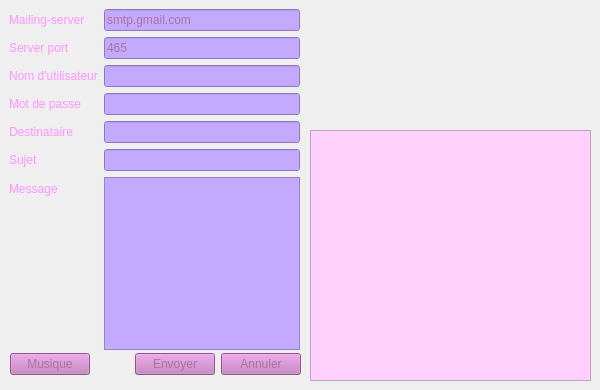
                <widget class="QWidget" name="tab_5">
                 <attribute name="title">
                  <string>Envoyer Mail</string>
                 </attribute>
                 <widget class="QWidget" name="formLayoutWidget">
                  <property name="geometry">
                   <rect>
                    <x>9</x>
                    <y>9</y>
                    <width>291</width>
                    <height>341</height>
                   </rect>
                  </property>
                  <layout class="QFormLayout" name="formLayout_5">
                   <item row="0" column="0">
                    <widget class="QLabel" name="label_88">
                     <property name="styleSheet">
                      <string notr="true">font: 75 14pt &quot;MS Shell Dlg 2&quot;;
color: rgb(255, 148, 255);</string>
                     </property>
                     <property name="text">
                      <string>Mailing-server</string>
                     </property>
                    </widget>
                   </item>
                   <item row="0" column="1">
                    <widget class="QLineEdit" name="server">
                     <property name="styleSheet">
                      <string notr="true">background-color: rgb(196, 170, 255);
font: 75 14pt &quot;MS Shell Dlg 2&quot;;

color: rgb(170, 115, 158);</string>
                     </property>
                     <property name="text">
                      <string>smtp.gmail.com</string>
                     </property>
                    </widget>
                   </item>
                   <item row="1" column="0">
                    <widget class="QLabel" name="label_89">
                     <property name="styleSheet">
                      <string notr="true">font: 75 14pt &quot;MS Shell Dlg 2&quot;;
color: rgb(255, 148, 255);</string>
                     </property>
                     <property name="text">
                      <string>Server port</string>
                     </property>
                    </widget>
                   </item>
                   <item row="1" column="1">
                    <widget class="QLineEdit" name="port">
                     <property name="styleSheet">
                      <string notr="true">background-color: rgb(196, 170, 255);
color: rgb(170, 115, 158);

font: 75 14pt &quot;MS Shell Dlg 2&quot;;
</string>
                     </property>
                     <property name="text">
                      <string>465</string>
                     </property>
                    </widget>
                   </item>
                   <item row="2" column="0">
                    <widget class="QLabel" name="label_90">
                     <property name="styleSheet">
                      <string notr="true">font: 75 14pt &quot;MS Shell Dlg 2&quot;;
color: rgb(255, 148, 255);</string>
                     </property>
                     <property name="text">
                      <string>Nom d'utilisateur</string>
                     </property>
                    </widget>
                   </item>
                   <item row="2" column="1">
                    <widget class="QLineEdit" name="uname">
                     <property name="styleSheet">
                      <string notr="true">font: 75 14pt &quot;MS Shell Dlg 2&quot;;
color: rgb(170, 115, 158);
background-color: rgb(196, 170, 255);</string>
                     </property>
                    </widget>
                   </item>
                   <item row="3" column="0">
                    <widget class="QLabel" name="label_91">
                     <property name="styleSheet">
                      <string notr="true">font: 75 14pt &quot;MS Shell Dlg 2&quot;;
color: rgb(255, 148, 255);
</string>
                     </property>
                     <property name="text">
                      <string>Mot de passe</string>
                     </property>
                    </widget>
                   </item>
                   <item row="3" column="1">
                    <widget class="QLineEdit" name="paswd">
                     <property name="styleSheet">
                      <string notr="true">color: rgb(170, 115, 158);
background-color: rgb(196, 170, 255);

font: 75 14pt &quot;MS Shell Dlg 2&quot;;
</string>
                     </property>
                     <property name="inputMethodHints">
                      <set>Qt::ImhHiddenText|Qt::ImhNoAutoUppercase|Qt::ImhNoPredictiveText|Qt::ImhSensitiveData</set>
                     </property>
                     <property name="inputMask">
                      <string notr="true"/>
                     </property>
                     <property name="echoMode">
                      <enum>QLineEdit::Password</enum>
                     </property>
                    </widget>
                   </item>
                   <item row="4" column="0">
                    <widget class="QLabel" name="label_92">
                     <property name="styleSheet">
                      <string notr="true">font: 75 14pt &quot;MS Shell Dlg 2&quot;;
color: rgb(255, 148, 255);</string>
                     </property>
                     <property name="text">
                      <string>Destinataire</string>
                     </property>
                    </widget>
                   </item>
                   <item row="4" column="1">
                    <widget class="QLineEdit" name="rcpt">
                     <property name="styleSheet">
                      <string notr="true">color: rgb(170, 115, 158);
background-color: rgb(196, 170, 255);

font: 75 14pt &quot;MS Shell Dlg 2&quot;;
</string>
                     </property>
                    </widget>
                   </item>
                   <item row="5" column="0">
                    <widget class="QLabel" name="label_93">
                     <property name="styleSheet">
                      <string notr="true">font: 75 14pt &quot;MS Shell Dlg 2&quot;;
color: rgb(255, 148, 255);</string>
                     </property>
                     <property name="text">
                      <string>Sujet</string>
                     </property>
                    </widget>
                   </item>
                   <item row="5" column="1">
                    <widget class="QLineEdit" name="subject">
                     <property name="styleSheet">
                      <string notr="true">color: rgb(170, 115, 158);
background-color: rgb(196, 170, 255);

font: 75 14pt &quot;MS Shell Dlg 2&quot;;
</string>
                     </property>
                    </widget>
                   </item>
                   <item row="7" column="0">
                    <widget class="QLabel" name="label_94">
                     <property name="styleSheet">
                      <string notr="true">font: 75 14pt &quot;MS Shell Dlg 2&quot;;
color: rgb(255, 148, 255);</string>
                     </property>
                     <property name="text">
                      <string>Message</string>
                     </property>
                    </widget>
                   </item>
                   <item row="7" column="1">
                    <widget class="QPlainTextEdit" name="message">
                     <property name="styleSheet">
                      <string notr="true">color: rgb(170, 115, 158);
background-color: rgb(196, 170, 255);

font: 75 14pt &quot;MS Shell Dlg 2&quot;;
</string>
                     </property>
                    </widget>
                   </item>
                  </layout>
                 </widget>
                 <widget class="QWidget" name="horizontalLayoutWidget">
                  <property name="geometry">
                   <rect>
                    <x>10</x>
                    <y>350</y>
                    <width>291</width>
                    <height>29</height>
                   </rect>
                  </property>
                  <layout class="QHBoxLayout" name="horizontalLayout_17">
                   <item>
                    <widget class="QPushButton" name="musique_mail">
                     <property name="styleSheet">
                      <string notr="true">background-color: rgb(194, 119, 190);

font: 75 11pt &quot;MS Shell Dlg 2&quot;;


color: rgb(170, 115, 158);
</string>
                     </property>
                     <property name="text">
                      <string>Musique</string>
                     </property>
                    </widget>
                   </item>
                   <item>
                    <spacer name="horizontalSpacer_11">
                     <property name="orientation">
                      <enum>Qt::Horizontal</enum>
                     </property>
                     <property name="sizeHint" stdset="0">
                      <size>
                       <width>40</width>
                       <height>20</height>
                      </size>
                     </property>
                    </spacer>
                   </item>
                   <item>
                    <widget class="QPushButton" name="sendBtn">
                     <property name="styleSheet">
                      <string notr="true">background-color: rgb(194, 119, 190);

font: 75 11pt &quot;MS Shell Dlg 2&quot;;


color: rgb(170, 115, 158);
</string>
                     </property>
                     <property name="text">
                      <string>Envoyer</string>
                     </property>
                    </widget>
                   </item>
                   <item>
                    <widget class="QPushButton" name="exitBtn">
                     <property name="styleSheet">
                      <string notr="true">background-color: rgb(194, 119, 190);

font: 75 11pt &quot;MS Shell Dlg 2&quot;;


color: rgb(170, 115, 158);
</string>
                     </property>
                     <property name="text">
                      <string>Annuler</string>
                     </property>
                    </widget>
                   </item>
                  </layout>
                 </widget>
                 <widget class="QTableView" name="tab_mail">
                  <property name="geometry">
                   <rect>
                    <x>310</x>
                    <y>130</y>
                    <width>281</width>
                    <height>251</height>
                   </rect>
                  </property>
                  <property name="font">
                   <font>
                    <family>MS Shell Dlg 2</family>
                    <pointsize>14</pointsize>
                    <weight>9</weight>
                    <italic>false</italic>
                    <bold>false</bold>
                   </font>
                  </property>
                  <property name="styleSheet">
                   <string notr="true">background-color: rgb(255, 208, 252);
color: rgb(130, 206, 214);


font: 75 14pt &quot;MS Shell Dlg 2&quot;;
</string>
                  </property>
                 </widget>
                 <widget class="QLabel" name="img">
                  <property name="geometry">
                   <rect>
                    <x>330</x>
                    <y>10</y>
                    <width>151</width>
                    <height>101</height>
                   </rect>
                  </property>
                  <property name="text">
                   <string/>
                  </property>
                  <property name="pixmap">
                   <pixmap>../../PRR.png</pixmap>
                  </property>
                  <property name="scaledContents">
                   <bool>true</bool>
                  </property>
                 </widget>
                </widget>
